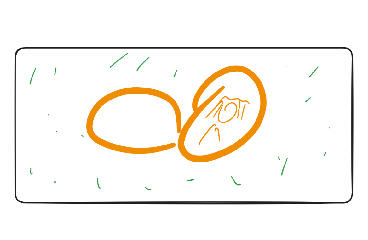

Tiled map render using the project's own tile images. Description and the whole map definition, tile-layer contents included, below:
An orthogonal 23x15 tile map with 16x16 px tiles, 3 tile layers (Back, Buildings, Front), 1 hidden layer not drawn.

<map version="1.10" tiledversion="1.11.2" orientation="orthogonal" renderorder="right-down" compressionlevel="0" width="23" height="15" tilewidth="16" tileheight="16" infinite="0" nextlayerid="9" nextobjectid="4">
 <tileset firstgid="1" name="z_Ollivander35_Hogwarts" tilewidth="16" tileheight="16" tilecount="345" columns="23">
  <image source="z_Ollivander35_Hogwarts.png" width="368" height="240" />
 </tileset>
 <layer id="1" name="Back" width="23" height="15">
  <data encoding="csv">
1,2,3,4,5,6,7,8,9,10,11,12,13,14,15,16,17,18,19,20,21,22,23,
24,25,26,27,28,29,30,31,32,33,34,35,36,37,38,39,40,41,42,43,44,45,46,
47,48,49,50,51,52,53,54,55,56,57,58,59,60,61,62,63,64,65,66,67,68,69,
70,71,72,73,74,75,76,77,78,79,80,81,82,83,84,85,86,87,88,89,90,91,92,
93,94,95,96,97,98,99,100,101,102,103,104,105,106,107,108,109,110,111,112,113,114,115,
116,117,118,119,120,121,122,123,124,125,126,127,128,129,130,131,132,133,134,135,136,137,138,
139,140,141,142,143,144,145,146,147,148,149,150,151,152,153,154,155,156,157,158,159,160,161,
162,163,164,165,166,167,168,169,170,171,172,173,174,175,176,177,178,179,180,181,182,183,184,
185,186,187,188,189,190,191,192,193,194,195,196,197,198,199,200,201,202,203,204,205,206,207,
208,209,210,211,212,213,214,215,216,217,218,219,220,221,222,223,224,225,226,227,228,229,230,
231,232,233,234,235,236,237,238,239,240,241,242,243,244,245,246,247,248,249,250,251,252,253,
254,255,256,257,258,259,260,261,262,263,264,265,266,267,268,269,270,271,272,273,274,275,276,
277,278,279,280,281,282,283,284,285,286,287,288,289,290,291,292,293,294,295,296,297,298,299,
300,301,302,303,304,305,306,307,308,309,310,311,312,313,314,315,316,317,318,319,320,321,322,
323,324,325,326,327,328,329,330,331,332,333,334,335,336,337,338,339,340,341,342,343,344,345
</data>
 </layer>
 <layer id="2" name="Buildings" width="23" height="15">
  <data encoding="csv">
0,0,0,0,0,0,0,0,0,0,0,0,0,0,0,0,0,0,0,0,0,0,0,
0,0,0,0,0,0,0,0,0,0,0,0,0,0,0,0,0,0,0,0,0,0,0,
0,0,0,0,0,0,0,0,0,0,0,0,0,0,0,0,0,0,0,0,0,0,0,
0,0,0,0,0,0,0,0,0,0,0,0,0,0,0,0,0,0,0,0,0,0,0,
0,0,0,0,0,0,0,0,0,0,0,0,0,0,0,0,0,0,0,0,0,0,0,
0,0,0,0,0,0,0,0,0,0,0,0,0,0,0,0,0,0,0,0,0,0,0,
0,0,0,0,0,0,0,0,0,0,0,0,0,0,0,0,0,0,0,0,0,0,0,
0,0,0,0,0,0,0,0,0,0,0,0,0,0,0,0,0,0,0,0,0,0,0,
0,0,0,0,0,0,0,0,0,0,0,0,0,0,0,0,0,0,0,0,0,0,0,
0,0,0,0,0,0,0,0,0,0,0,0,0,0,0,0,0,0,0,0,0,0,0,
0,0,0,0,0,0,0,0,0,0,0,0,0,0,0,0,0,0,0,0,0,0,0,
0,0,0,0,0,0,0,0,0,0,0,0,0,0,0,0,0,0,0,0,0,0,0,
0,0,0,0,0,0,0,0,0,0,0,0,0,0,0,0,0,0,0,0,0,0,0,
0,0,0,0,0,0,0,0,0,0,0,0,0,0,0,0,0,0,0,0,0,0,0,
0,0,0,0,0,0,0,0,0,0,0,0,0,0,0,0,0,0,0,0,0,0,0
</data>
 </layer>
 <layer id="7" name="Buildings1" width="23" height="15" visible="0">
  <data encoding="csv">
0,0,0,0,0,0,0,0,0,0,0,0,0,0,0,0,0,0,0,0,0,0,0,
0,0,0,0,0,0,0,0,0,0,0,0,0,0,0,0,0,0,0,0,0,0,0,
0,0,0,0,0,0,0,0,0,0,0,0,0,0,0,0,0,0,0,0,0,0,0,
0,0,0,0,0,0,0,0,0,0,0,0,0,0,0,0,0,0,0,0,0,0,0,
0,0,0,0,0,0,0,0,0,0,0,0,0,0,0,0,0,0,0,0,0,0,0,
0,0,0,0,0,0,0,0,0,0,0,0,0,0,0,0,0,0,0,0,0,0,0,
0,0,0,0,0,0,0,0,0,0,0,0,0,0,0,0,0,0,0,0,0,0,0,
0,0,0,0,0,0,0,0,0,0,0,0,0,0,0,0,0,0,0,0,0,0,0,
0,0,0,0,0,0,0,0,0,0,0,0,0,0,0,0,0,0,0,0,0,0,0,
0,0,0,0,0,0,0,0,0,0,0,0,0,0,0,0,0,0,0,0,0,0,0,
0,0,0,0,0,0,0,0,0,0,0,0,0,0,0,0,0,0,0,0,0,0,0,
0,0,0,0,0,0,0,0,0,0,0,0,0,0,0,0,0,0,0,0,0,0,0,
0,0,0,0,0,0,0,0,0,0,0,0,0,0,0,0,0,0,0,0,0,0,0,
0,0,0,0,0,0,0,0,0,0,0,0,0,0,0,0,0,0,0,0,0,0,0,
0,0,0,0,0,0,0,0,0,0,0,0,0,0,0,0,0,0,0,0,0,0,0
</data>
 </layer>
 <layer id="3" name="Front" width="23" height="15">
  <data encoding="csv">
0,0,0,0,0,0,0,0,0,0,0,0,0,0,0,0,0,0,0,0,0,0,0,
0,0,0,0,0,0,0,0,0,0,0,0,0,0,0,0,0,0,0,0,0,0,0,
0,0,0,0,0,0,0,0,0,0,0,0,0,0,0,0,0,0,0,0,0,0,0,
0,0,0,0,0,0,0,0,0,0,0,0,0,0,0,0,0,0,0,0,0,0,0,
0,0,0,0,0,0,0,0,0,0,0,0,0,0,0,0,0,0,0,0,0,0,0,
0,0,0,0,0,0,0,0,0,0,0,0,0,0,0,0,0,0,0,0,0,0,0,
0,0,0,0,0,0,0,0,0,0,0,0,0,0,0,0,0,0,0,0,0,0,0,
0,0,0,0,0,0,0,0,0,0,0,0,0,0,0,0,0,0,0,0,0,0,0,
0,0,0,0,0,0,0,0,0,0,0,0,0,0,0,0,0,0,0,0,0,0,0,
0,0,0,0,0,0,0,0,0,0,0,0,0,0,0,0,0,0,0,0,0,0,0,
0,0,0,0,0,0,0,0,0,0,0,0,0,0,0,0,0,0,0,0,0,0,0,
0,0,0,0,0,0,0,0,0,0,0,0,0,0,0,0,0,0,0,0,0,0,0,
0,0,0,0,0,0,0,0,0,0,0,0,0,0,0,0,0,0,0,0,0,0,0,
0,0,0,0,0,0,0,0,0,0,0,0,0,0,0,0,0,0,0,0,0,0,0,
0,0,0,0,0,0,0,0,0,0,0,0,0,0,0,0,0,0,0,0,0,0,0
</data>
 </layer>
 <objectgroup id="4" name="Back" />
 <objectgroup id="5" name="Buildings" />
 <objectgroup id="8" name="Buildings1" />
 <objectgroup id="6" name="Front" />
</map>
